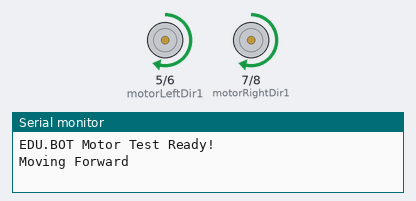
A sketch run on a simulated Arduino Uno, built with avr-gcc and run on an emulated ATmega328P. Parts: motor-driver pin pairs drawn as motors (green arrow = first pin HIGH = forward, orange = second pin HIGH = backward, longer = more drive, scaled by the enable pin), the last lines printed to the serial monitor.

Above: at 1.0 s.
At 4.0 s:
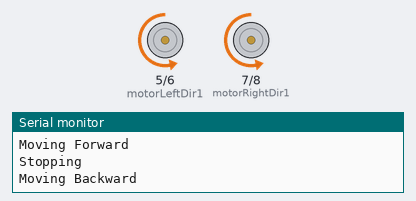
At 5.5 s:
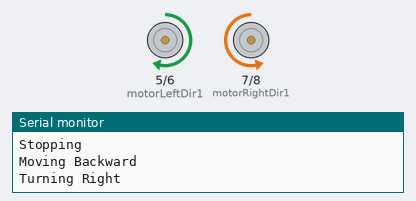
At 7.5 s:
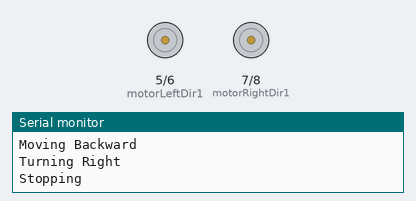
Timing chart, 0 to 11.7 s (numbered marks = the images above):
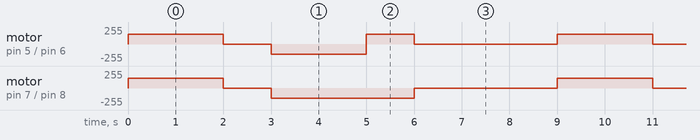

Measured:
- by itself, motor on pin 7 (motorRightDir1) / pin 8 (motorRightDir2): repeats every 9.0 s: stopped 1.0 s, backward 150/255 3.0 s, stopped 3.0 s, forward 150/255 2.0 s
- by itself, motor on pin 5 (motorLeftDir1) / pin 6 (motorLeftDir2): repeats every 9.0 s: stopped 1.0 s, backward 150/255 2.0 s, forward 150/255 1.0 s, stopped 3.0 s, forward 150/255 2.0 s

The sketch:

Motor_Test.ino
```cpp
/*
  EDU.BOT - Basic Motor Control Test
  ทดสอบการเคลื่อนที่พื้นฐาน เดินหน้า ถอยหลัง เลี้ยวซ้าย เลี้ยวขวา
*/

// กำหนดขาควบคุมมอเตอร์ (ปรับเปลี่ยนให้ตรงกับบอร์ดและ Motor Driver ที่ใช้)
// มอเตอร์ฝั่งซ้าย (ต่อขนานกัน 2 ตัว)
const int motorLeftDir1 = 5;
const int motorLeftDir2 = 6;
const int motorLeftSpeed = 9; // ขา PWM ควบคุมความเร็ว

// มอเตอร์ฝั่งขวา (ต่อขนานกัน 2 ตัว)
const int motorRightDir1 = 7;
const int motorRightDir2 = 8;
const int motorRightSpeed = 10; // ขา PWM ควบคุมความเร็ว

void setup() {
  // ตั้งค่าขาควบคุมทั้งหมดเป็น OUTPUT
  pinMode(motorLeftDir1, OUTPUT);
  pinMode(motorLeftDir2, OUTPUT);
  pinMode(motorLeftSpeed, OUTPUT);

  pinMode(motorRightDir1, OUTPUT);
  pinMode(motorRightDir2, OUTPUT);
  pinMode(motorRightSpeed, OUTPUT);

  // ตั้งความเร็วเริ่มต้นที่ 150 (จาก 0-255)
  analogWrite(motorLeftSpeed, 150);
  analogWrite(motorRightSpeed, 150);

  Serial.begin(115200);
  Serial.println("EDU.BOT Motor Test Ready!");
}

void loop() {
  Serial.println("Moving Forward");
  moveForward();
  delay(2000); // เดินหน้า 2 วินาที

  Serial.println("Stopping");
  stopBot();
  delay(1000); // หยุด 1 วินาที

  Serial.println("Moving Backward");
  moveBackward();
  delay(2000); // ถอยหลัง 2 วินาที

  Serial.println("Turning Right");
  turnRight();
  delay(1000); // หมุนขวา 1 วินาที

  Serial.println("Stopping");
  stopBot();
  delay(3000); // พัก 3 วินาทีก่อนเริ่มรอบใหม่
}

// --- ฟังก์ชันควบคุมทิศทาง ---
void moveForward() {
  digitalWrite(motorLeftDir1, HIGH); digitalWrite(motorLeftDir2, LOW);
  digitalWrite(motorRightDir1, HIGH); digitalWrite(motorRightDir2, LOW);
}

void moveBackward() {
  digitalWrite(motorLeftDir1, LOW); digitalWrite(motorLeftDir2, HIGH);
  digitalWrite(motorRightDir1, LOW); digitalWrite(motorRightDir2, HIGH);
}

void turnRight() { // ล้อซ้ายเดินหน้า ล้อขวาถอยหลัง
  digitalWrite(motorLeftDir1, HIGH); digitalWrite(motorLeftDir2, LOW);
  digitalWrite(motorRightDir1, LOW); digitalWrite(motorRightDir2, HIGH);
}

void stopBot() {
  digitalWrite(motorLeftDir1, LOW); digitalWrite(motorLeftDir2, LOW);
  digitalWrite(motorRightDir1, LOW); digitalWrite(motorRightDir2, LOW);
}
```
